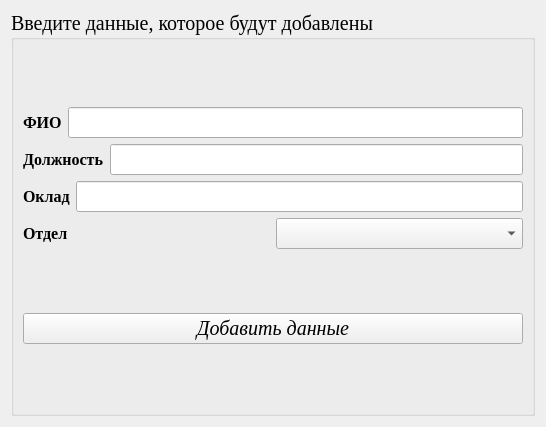
<?xml version="1.0" encoding="UTF-8"?>
<ui version="4.0">
 <class>add_data_to_loe</class>
 <widget class="QWidget" name="add_data_to_loe">
  <property name="geometry">
   <rect>
    <x>0</x>
    <y>0</y>
    <width>546</width>
    <height>427</height>
   </rect>
  </property>
  <property name="windowTitle">
   <string>Form</string>
  </property>
  <layout class="QGridLayout" name="gridLayout_2">
   <item row="0" column="0">
    <widget class="QGroupBox" name="groupBox">
     <property name="font">
      <font>
       <family>Times New Roman</family>
       <pointsize>15</pointsize>
       <weight>50</weight>
       <bold>false</bold>
      </font>
     </property>
     <property name="title">
      <string>Введите данные, которое будут добавлены</string>
     </property>
     <layout class="QGridLayout" name="gridLayout">
      <item row="0" column="0">
       <layout class="QVBoxLayout" name="verticalLayout">
        <item>
         <layout class="QHBoxLayout" name="horizontalLayout">
          <item>
           <widget class="QLabel" name="label">
            <property name="font">
             <font>
              <family>Times New Roman</family>
              <pointsize>12</pointsize>
              <weight>75</weight>
              <bold>true</bold>
             </font>
            </property>
            <property name="text">
             <string>ФИО</string>
            </property>
           </widget>
          </item>
          <item>
           <widget class="QLineEdit" name="employee_FIO"/>
          </item>
         </layout>
        </item>
        <item>
         <layout class="QHBoxLayout" name="horizontalLayout_2">
          <item>
           <widget class="QLabel" name="label_2">
            <property name="font">
             <font>
              <family>Times New Roman</family>
              <pointsize>12</pointsize>
              <weight>75</weight>
              <bold>true</bold>
             </font>
            </property>
            <property name="text">
             <string>Должность</string>
            </property>
           </widget>
          </item>
          <item>
           <widget class="QLineEdit" name="employee_post"/>
          </item>
         </layout>
        </item>
        <item>
         <layout class="QHBoxLayout" name="horizontalLayout_3">
          <item>
           <widget class="QLabel" name="label_3">
            <property name="font">
             <font>
              <family>Times New Roman</family>
              <pointsize>12</pointsize>
              <weight>75</weight>
              <bold>true</bold>
             </font>
            </property>
            <property name="text">
             <string>Оклад</string>
            </property>
           </widget>
          </item>
          <item>
           <widget class="QLineEdit" name="employee_salary"/>
          </item>
         </layout>
        </item>
        <item>
         <layout class="QHBoxLayout" name="horizontalLayout_4">
          <item>
           <widget class="QLabel" name="label_4">
            <property name="font">
             <font>
              <family>Times New Roman</family>
              <pointsize>12</pointsize>
              <weight>75</weight>
              <bold>true</bold>
             </font>
            </property>
            <property name="text">
             <string>Отдел</string>
            </property>
           </widget>
          </item>
          <item>
           <widget class="QComboBox" name="employee_departments"/>
          </item>
         </layout>
        </item>
       </layout>
      </item>
      <item row="1" column="0">
       <widget class="QPushButton" name="pushButton">
        <property name="font">
         <font>
          <family>Times New Roman</family>
          <pointsize>15</pointsize>
          <weight>50</weight>
          <italic>true</italic>
          <bold>false</bold>
         </font>
        </property>
        <property name="text">
         <string>Добавить данные</string>
        </property>
       </widget>
      </item>
     </layout>
    </widget>
   </item>
  </layout>
 </widget>
 <resources/>
 <connections/>
</ui>
